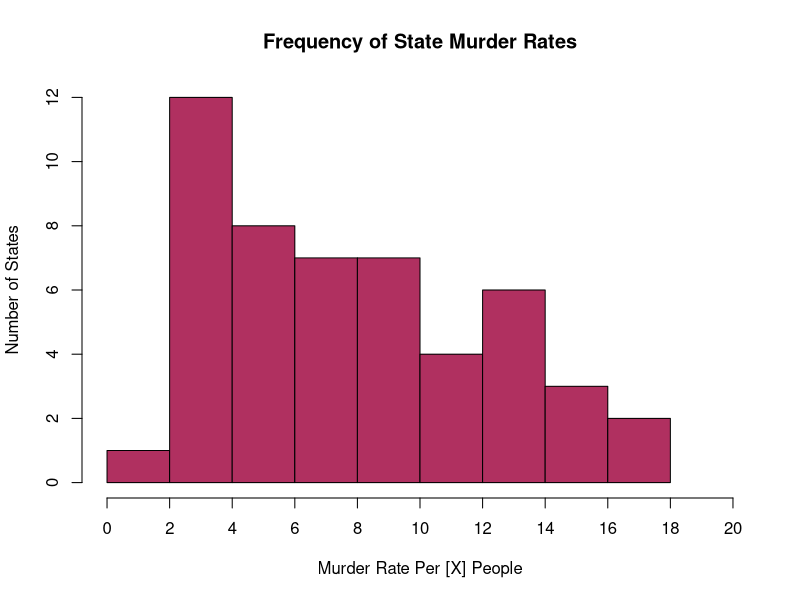
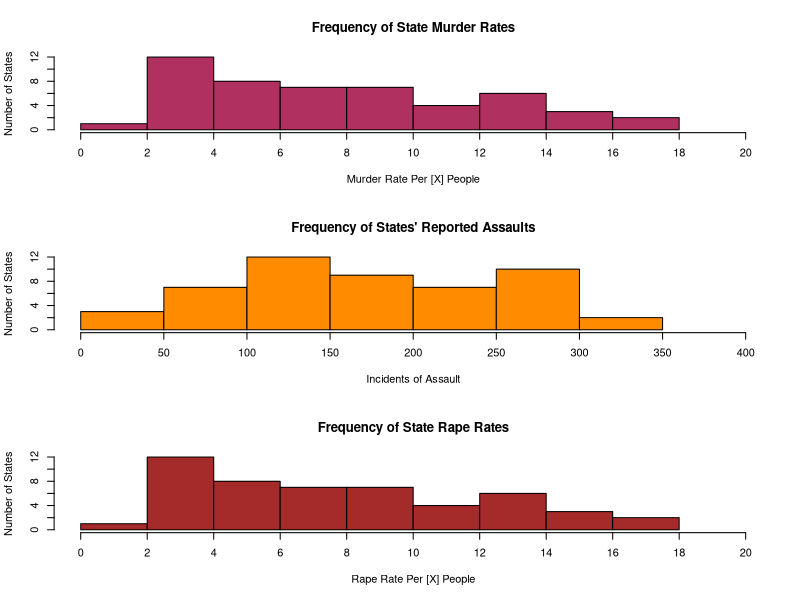

Recreate these plots in R, in order.
## ---- chunk 1
knitr::opts_chunk$set(message=FALSE,warning=FALSE, cache=TRUE)
## ---- chunk 2
library(datasets)
## ---- chunk 3
dat <- USArrests
## ---- chunk 4
names(dat)
## ---- chunk 5
hist(dat$Murder, main="Frequency of State Murder Rates",
     xlab="Murder Rate Per [X] People", ylab="Number of States",
     xlim=c(0,20), col="maroon", breaks=10, xaxp=c(0,20,10))
## ---- chunk 6
summary(dat)
## ---- chunk 7
par(mfrow=c(3,1))
hist(dat$Murder, main="Frequency of State Murder Rates",
     xlab="Murder Rate Per [X] People", ylab="Number of States",
     xlim=c(0,20), col="maroon", breaks=10, xaxp=c(0,20,10))
hist(dat$Assault, main="Frequency of States' Reported Assaults",
     xlab="Incidents of Assault", ylab="Number of States",
     xlim=c(0,400), col="darkorange", breaks=10, xaxp=c(0,400,8))
hist(dat$Murder, main="Frequency of State Rape Rates", 
     xlab="Rape Rate Per [X] People", ylab="Number of States",
     xlim=c(0,20), col="brown", breaks=10, xaxp=c(0,20,10))
